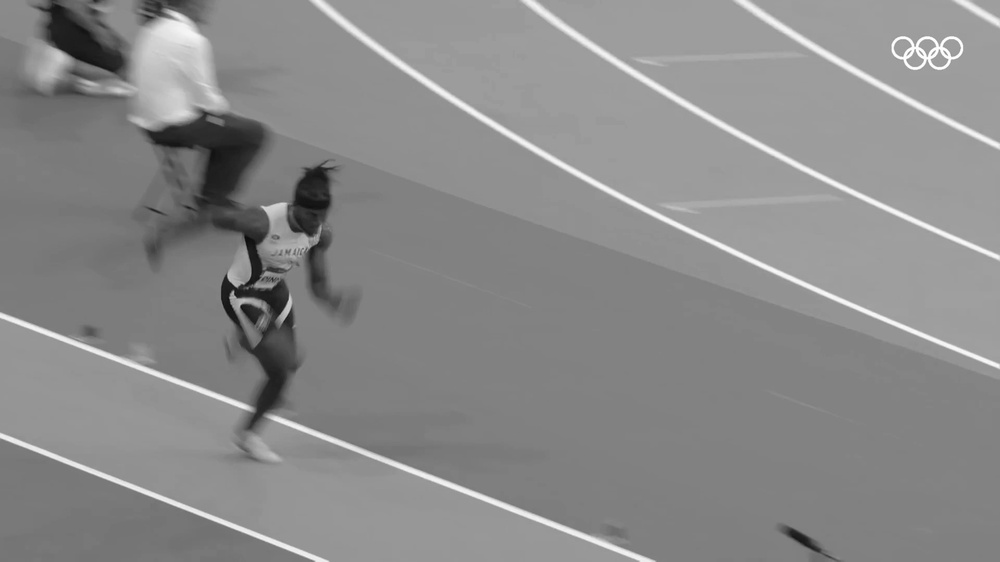
#> input picture grayscale_frames/match1/frame_0000.jpg, 1000 x 562 px, shrunk from 1920 x 1080 before the run, found by its file name; its folder holds 4 pictures in this run
$ jupyter execute 03_noise_analysis.ipynb
#> lines starting #> are read from the running program, lines starting #| are printed output that depends on the picture
#> further down, img is the input picture: shape (562, 1000); min 9, max 255, mean 138.3
[cell 1]
import cv2
import os
import numpy as np
import matplotlib.pyplot as plt

[cell 2]
input_folder = r"C:\Users\TECH STORE\OneDrive\Desktop\IP_Project\grayscale_frames\match1"

[cell 3]
frame_files = sorted(os.listdir(input_folder))

print("Total grayscale frames:", len(frame_files))

[cell 4]
sample_frames = frame_files[0:10]

print("Frames selected for noise analysis:")
print(sample_frames)

[cell 5]
def analyze_all_noises(image):

    mean_val = np.mean(image)
#> mean_val = 138.3
    std_val = np.std(image)
#> std_val = 28.36
    variance = np.var(image)
#> variance = 804.6

    dark_pixels = np.sum(image <= 5)
#> dark_pixels = 0
    bright_pixels = np.sum(image >= 250)
#> bright_pixels = 452
    total_pixels = image.size
#> total_pixels = 562000

    dark_ratio = dark_pixels / total_pixels
#> dark_ratio = 0
    bright_ratio = bright_pixels / total_pixels
#> bright_ratio = 0.000804
    impulse_ratio = dark_ratio + bright_ratio
#> impulse_ratio = 0.000804

    vmr = variance / mean_val if mean_val != 0 else 0
#> vmr = 5.82

    results = {}

    # 1. Gaussian Noise
    if std_val > 20 and impulse_ratio < 0.01 and not (0.8 <= vmr <= 1.2):
        results["Gaussian"] = (
            "Present",
            f"Std Dev = {std_val:.2f} is high, impulse ratio = {impulse_ratio:.4f} is low, and VMR = {vmr:.2f} is not close to 1."
        )
    else:
        results["Gaussian"] = (
            "Not Present",
            f"Conditions not strong enough for Gaussian noise: Std Dev = {std_val:.2f}, impulse ratio = {impulse_ratio:.4f}, VMR = {vmr:.2f}."
        )

    # 2. Salt-and-Pepper Noise
    if impulse_ratio >= 0.05:
        results["Salt-and-Pepper"] = (
            "Present",
            f"Impulse ratio = {impulse_ratio:.4f} (>5%), showing many extreme dark/bright pixels."
        )
    elif impulse_ratio >= 0.01:
        results["Salt-and-Pepper"] = (
            "Weakly Present",
            f"Impulse ratio = {impulse_ratio:.4f} (between 1% and 5%), indicating some impulse noise."
        )
    else:
        results["Salt-and-Pepper"] = (
            "Not Present",
            f"Impulse ratio = {impulse_ratio:.4f} (<1%), so extreme pixels are too few to confirm salt-and-pepper noise."
        )

    # 3. Speckle Noise
    if variance > 1000 and vmr > 2 and impulse_ratio < 0.01:
        results["Speckle"] = (
            "Present",
            f"Variance = {variance:.2f} is high and VMR = {vmr:.2f} > 2, suggesting multiplicative grain-like noise."
        )
    else:
        results["Speckle"] = (
            "Not Present",
            f"Variance = {variance:.2f} and VMR = {vmr:.2f} do not strongly support speckle noise."
        )

    # 4. Poisson Noise
    if 0.8 <= vmr <= 1.2:
        results["Poisson"] = (
            "Present",
            f"VMR = {vmr:.2f}, which is close to 1, matching Poisson noise behavior where variance is close to mean."
        )
    else:
        results["Poisson"] = (
            "Not Present",
            f"VMR = {vmr:.2f}, which is not close to 1, so Poisson noise is not supported."
        )

    stats = {
        "Mean": mean_val,
        "Std Dev": std_val,
        "Variance": variance,
        "Variance-to-Mean Ratio": vmr,
        "Dark Pixel Ratio": dark_ratio,
        "Bright Pixel Ratio": bright_ratio,
        "Impulse Ratio": impulse_ratio
    }
#> stats = {'Mean': 138.3, 'Std Dev': 28.36, 'Variance': 804.6, 'Variance-to-Mean Ratio': 5.82, 'Dark Pixel Ratio': 0, 'Bright Pixel Ratio': 0.000804, 'Impulse Ratio': 0.000804}

    return stats, results

[cell 6]
for file in sample_frames:

    image_path = os.path.join(input_folder, file)
    img = cv2.imread(image_path, 0)

    stats, results = analyze_all_noises(img)
#> results = 4 items

    plt.figure(figsize=(10,4))

    plt.subplot(1,2,1)
    plt.imshow(img, cmap='gray')
    plt.title(file)
    plt.axis("off")

    plt.subplot(1,2,2)
    plt.hist(img.ravel(), bins=256, range=(0,256))
    plt.title("Histogram")

    plt.show()
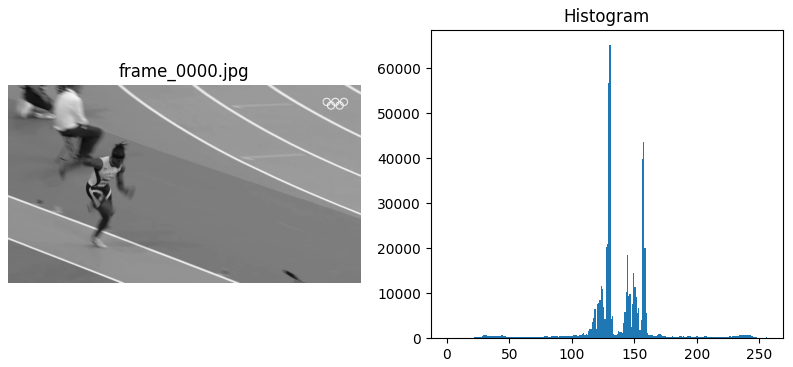
#> figure drawn by matplotlib, 2 panels; panel 2: tallest bar 65299 high, from x = 130 to 131

    print("Frame:", file)
    print("Mean:", round(stats["Mean"], 2))
#| Mean: 138.26
    print("Std Dev:", round(stats["Std Dev"], 2))
#| Std Dev: 28.36
    print("Variance:", round(stats["Variance"], 2))
#| Variance: 804.57
    print("Variance-to-Mean Ratio:", round(stats["Variance-to-Mean Ratio"], 2))
#| Variance-to-Mean Ratio: 5.82
    print("Dark Pixel Ratio:", round(stats["Dark Pixel Ratio"], 4))
#| Dark Pixel Ratio: 0.0
    print("Bright Pixel Ratio:", round(stats["Bright Pixel Ratio"], 4))
#| Bright Pixel Ratio: 0.0008
    print("Impulse Ratio:", round(stats["Impulse Ratio"], 4))
#| Impulse Ratio: 0.0008

    print("\nNoise Analysis and Proof:")

    print("\n1. Gaussian Noise:", results["Gaussian"][0])
#| 1. Gaussian Noise: Present
    print("Proof:", results["Gaussian"][1])
#| Proof: Std Dev = 28.36 is high, impulse ratio = 0.0008 is low, and VMR = 5.82 is not close to 1.

    print("\n2. Salt-and-Pepper Noise:", results["Salt-and-Pepper"][0])
#| 2. Salt-and-Pepper Noise: Not Present
    print("Proof:", results["Salt-and-Pepper"][1])
#| Proof: Impulse ratio = 0.0008 (<1%), so extreme pixels are too few to confirm salt-and-pepper noise.

    print("\n3. Speckle Noise:", results["Speckle"][0])
#| 3. Speckle Noise: Not Present
    print("Proof:", results["Speckle"][1])
#| Proof: Variance = 804.57 and VMR = 5.82 do not strongly support speckle noise.

    print("\n4. Poisson Noise:", results["Poisson"][0])
#| 4. Poisson Noise: Not Present
    print("Proof:", results["Poisson"][1])
#| Proof: VMR = 5.82, which is not close to 1, so Poisson noise is not supported.

    print("\n" + "-" * 60)
#> pass 2 of the loop `for file in sample_frames:`:
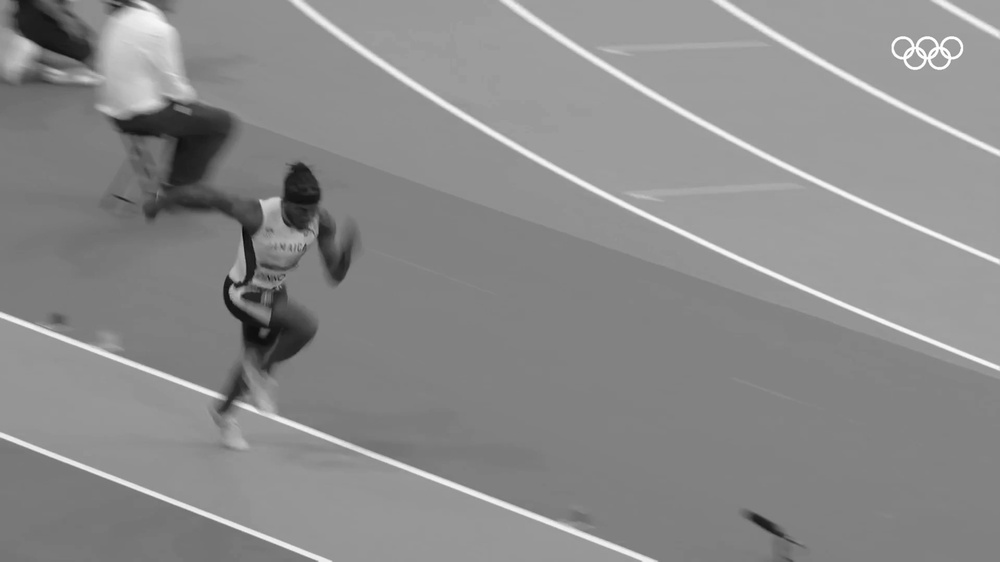
#> input picture grayscale_frames/match1/frame_0001.jpg, 1000 x 562 px, shrunk from 1920 x 1080 before the run, found by its file name
#> img is the input picture: shape (562, 1000); min 4, max 255, mean 138.8
#> `stats, results = analyze_all_noises(img)`: stats = {'Mean': 138.8, 'Std Dev': 28.23, 'Variance': 797, 'Variance-to-Mean Ratio': 5.74, 'Dark Pixel Ratio': 1.78e-06, 'Bright Pixel Ratio': 0.000824, 'Impulse Ratio': 0.000826}
#> `plt.show()`:
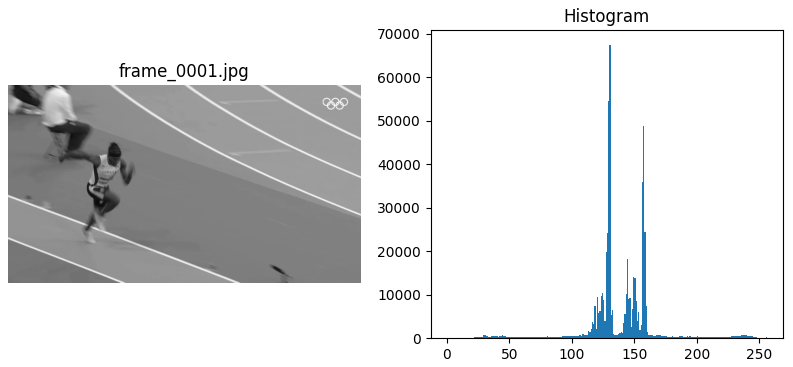
#> figure drawn by matplotlib, 2 panels; panel 2: tallest bar 67441 high, from x = 130 to 131
#| Mean: 138.8
#| Std Dev: 28.23
#| Variance: 797.03
#| Variance-to-Mean Ratio: 5.74
#| Dark Pixel Ratio: 0.0
#| Bright Pixel Ratio: 0.0008
#| Impulse Ratio: 0.0008
#| 1. Gaussian Noise: Present
#| Proof: Std Dev = 28.23 is high, impulse ratio = 0.0008 is low, and VMR = 5.74 is not close to 1.
#| 2. Salt-and-Pepper Noise: Not Present
#| Proof: Impulse ratio = 0.0008 (<1%), so extreme pixels are too few to confirm salt-and-pepper noise.
#| 3. Speckle Noise: Not Present
#| Proof: Variance = 797.03 and VMR = 5.74 do not strongly support speckle noise.
#| 4. Poisson Noise: Not Present
#| Proof: VMR = 5.74, which is not close to 1, so Poisson noise is not supported.
#> pass 3 of the loop `for file in sample_frames:`:
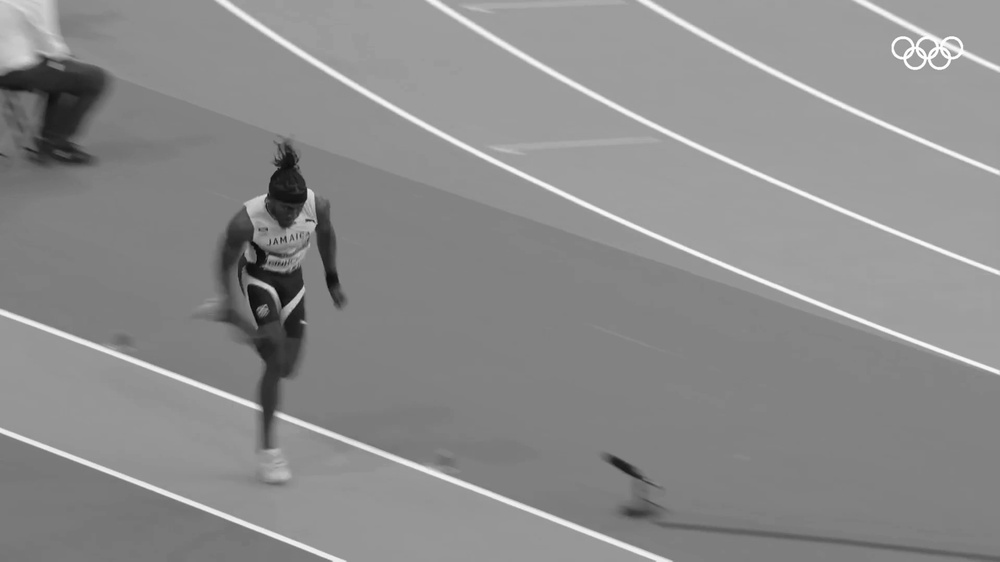
#> input picture grayscale_frames/match1/frame_0004.jpg, 1000 x 562 px, shrunk from 1920 x 1080 before the run, found by its file name
#> img is the input picture: shape (562, 1000); min 6, max 255, mean 139.6
#> `stats, results = analyze_all_noises(img)`: stats = {'Mean': 139.6, 'Std Dev': 27.55, 'Variance': 758.9, 'Variance-to-Mean Ratio': 5.44, 'Dark Pixel Ratio': 0, 'Bright Pixel Ratio': 0.0009, 'Impulse Ratio': 0.0009}
#> `plt.show()`:
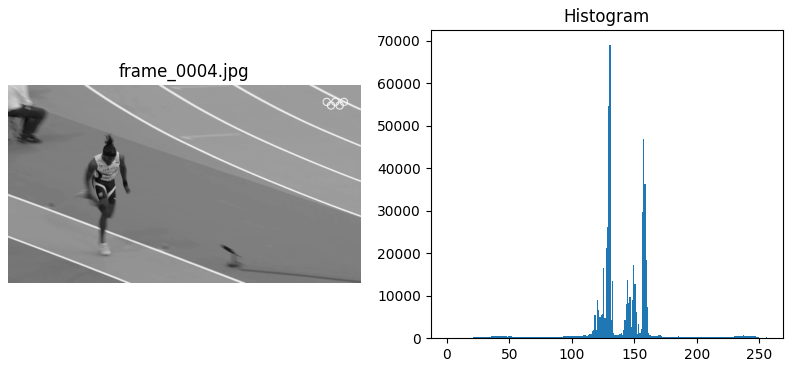
#> figure drawn by matplotlib, 2 panels; panel 2: tallest bar 69076 high, from x = 130 to 131
#| Mean: 139.6
#| Std Dev: 27.55
#| Variance: 758.92
#| Variance-to-Mean Ratio: 5.44
#| Dark Pixel Ratio: 0.0
#| Bright Pixel Ratio: 0.0009
#| Impulse Ratio: 0.0009
#| 1. Gaussian Noise: Present
#| Proof: Std Dev = 27.55 is high, impulse ratio = 0.0009 is low, and VMR = 5.44 is not close to 1.
#| 2. Salt-and-Pepper Noise: Not Present
#| Proof: Impulse ratio = 0.0009 (<1%), so extreme pixels are too few to confirm salt-and-pepper noise.
#| 3. Speckle Noise: Not Present
#| Proof: Variance = 758.92 and VMR = 5.44 do not strongly support speckle noise.
#| 4. Poisson Noise: Not Present
#| Proof: VMR = 5.44, which is not close to 1, so Poisson noise is not supported.
#> the loop made 4 passes; the first 3 are shown
